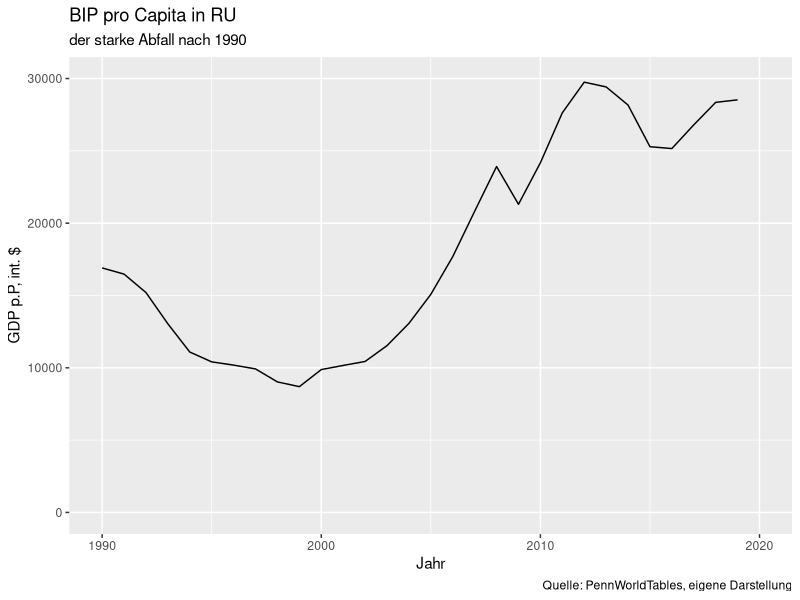
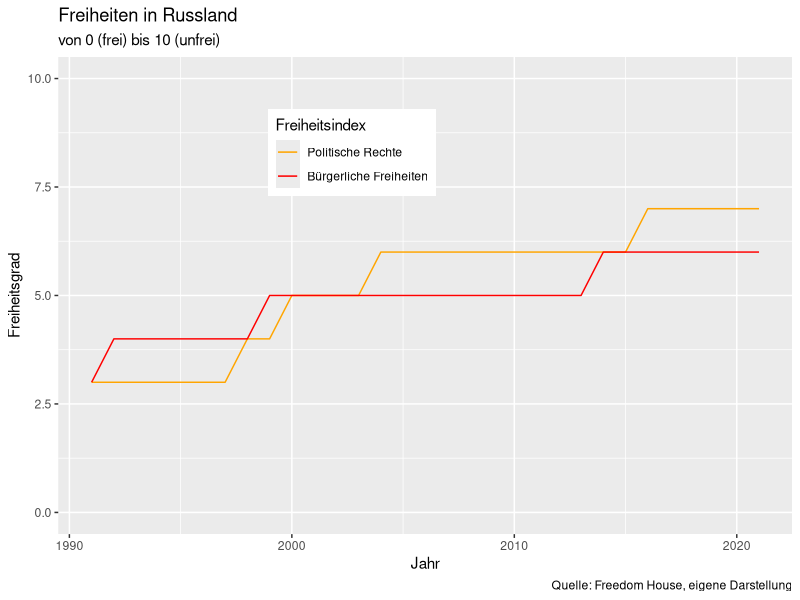
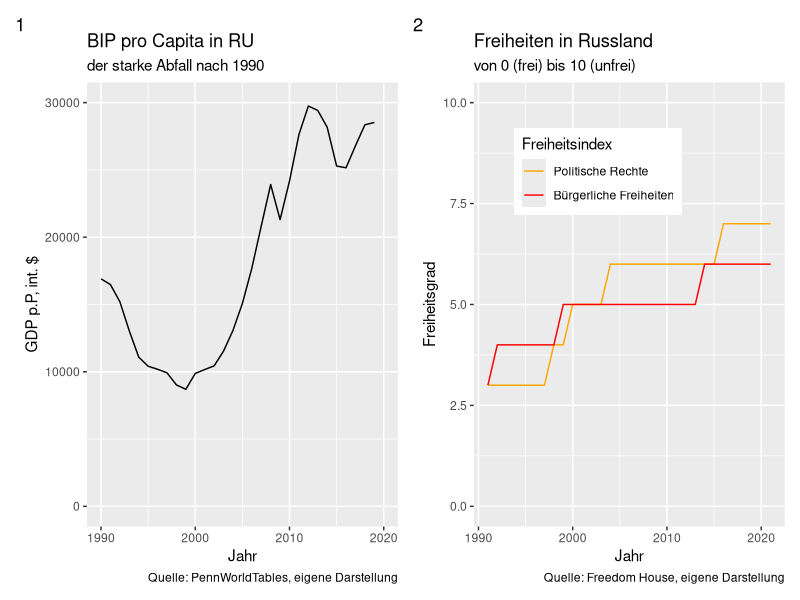
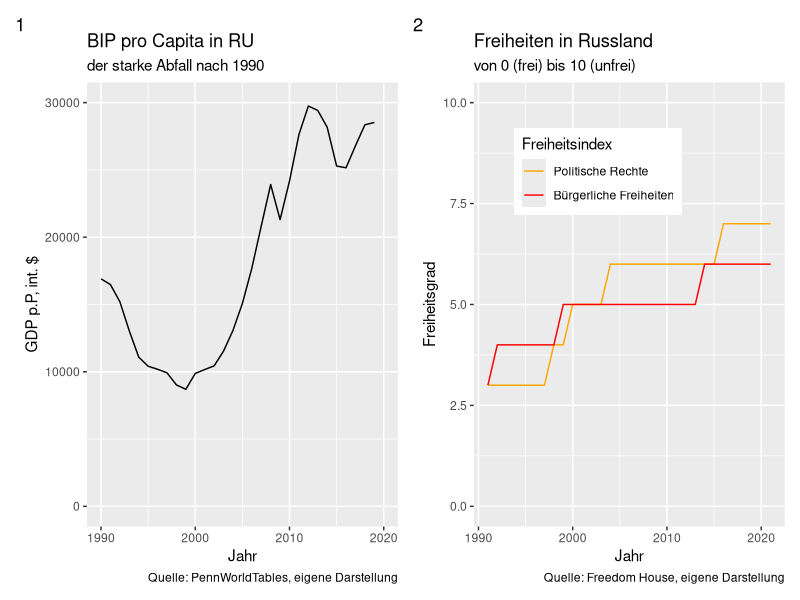

The R script that drew these images, in order:
## ---- chunk 1
library(tidyverse)
library(patchwork)

gdp = read.csv("gdp.csv")
freedom = read_csv("freedom.csv")
## ---- chunk 2
freedom_plot = ggplot(data=gdp, aes(x=Year,y=gdp)) +
  geom_line() +
  ylab("GDP p.P, int. $")+
  xlab("Jahr")+
  coord_cartesian(xlim = c(1990, 2020), ylim = c(0, 30000)) +
  labs(
    title="BIP pro Capita in RU",
    subtitle = "der starke Abfall nach 1990",
    caption="Quelle: PennWorldTables, eigene Darstellung")

freedom_plot
## ---- chunk 3
gdp_plot = ggplot(data=freedom, aes(x=Year)) +
  geom_line(aes(y=PR, colour="Politische Rechte") )+
  geom_line(aes(y=CL, colour="Bürgerliche Freiheiten")) +
  scale_colour_manual("Freiheitsindex",
                      breaks = c("Politische Rechte", "Bürgerliche Freiheiten"),
                      values = c("orange", "red")
                      )+
  coord_cartesian(xlim = c(1991, 2021), ylim = c(0, 10)) +
  ylab("Freiheitsgrad")+
  xlab("Jahr")+
  labs(
    title="Freiheiten in Russland",
    caption="Quelle: Freedom House, eigene Darstellung",
    subtitle = "von 0 (frei) bis 10 (unfrei)") +
  theme(
    legend.position = c(.4, .8),
    legend.background = element_rect(fill = "white"),)

gdp_plot
## ---- chunk 4
c = freedom_plot + gdp_plot + plot_annotation(tag_levels = "1")
c
## ---- chunk 5
ggsave(
  filename="plit.png",
  plot=c, 
  device="png",
  width = 20, 
  height=10,
  units="cm"
  )
